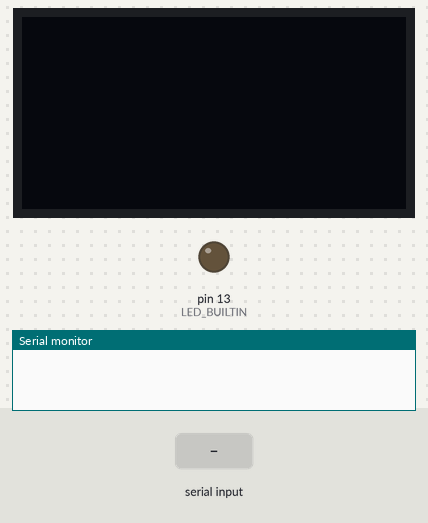
The sketch below on a simulated Arduino Uno, built with avr-gcc and run on an emulated ATmega328P. Parts: 128×64 one-colour display, output pins drawn as LEDs (lit = HIGH), the last lines printed to the serial monitor. The test bench sets the inputs (shaded band). The display library's start-up logo is not drawn.

Above: at 1.2 s.
1.3 s: "*" received over the second serial link
At 2.5 s:
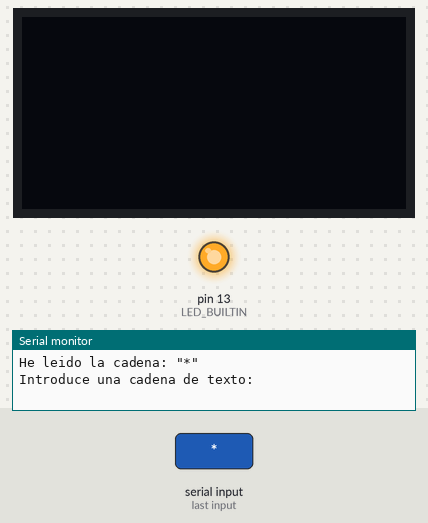
2.8 s: "-" received over the second serial link
At 3.5 s:
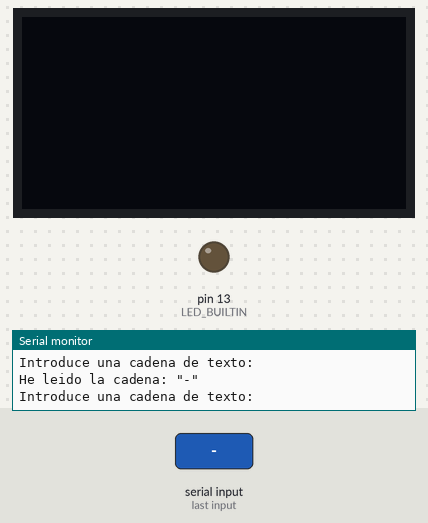
Timing chart, 0 to 5.8 s (numbered marks = the images above; inputs shaded):
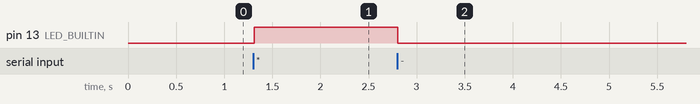

Measured:
- after the input at 1.3 s, pin 13 (LED_BUILTIN): LOW → HIGH at once
- after the input at 2.8 s, pin 13 (LED_BUILTIN): HIGH → LOW at once

The sketch:

slave_funciona_recibe_y_comparradatos_oled_2a.ino
```cpp
//Slaver


#include <Wire.h>
#include <Adafruit_GFX.h>
#include <Adafruit_SSD1306.h>


#include <Arduino.h>
#include <SPI.h>

#define SCREEN_WIDTH 128 // OLED display width, in pixels
#define SCREEN_HEIGHT 64 // OLED display height, in pixels

// Declaration for an SSD1306 display connected to I2C (SDA, SCL pins)
Adafruit_SSD1306 display(SCREEN_WIDTH, SCREEN_HEIGHT, &Wire, -1);


#include <SoftwareSerial.h>
SoftwareSerial ArduinoMaster(2,3);
String msg;
String leido="";


void setup(){


  pinMode(LED_BUILTIN, OUTPUT);
  digitalWrite(LED_BUILTIN, LOW);

  Serial.begin(9600);
  ArduinoMaster.begin(9600);

 if(!display.begin(SSD1306_SWITCHCAPVCC, 0x3C)) { // Address 0x3D for 128x64
    Serial.println(F("SSD1306 allocation failed"));
    for(;;);
  }

}


void loop(){
  readSerialPort();
oled();
leecaracter();


  // Send answer to master
  if(msg!=""){
    Serial.print("Master sent : " );
    Serial.println(msg);
    ArduinoMaster.print(msg);
    msg="";
  }
}
void readSerialPort(){
 while (ArduinoMaster.available()) {
   delay(10);
   if (ArduinoMaster.available() >0) {
     char c = ArduinoMaster.read();  //gets one byte from serial buffer
     msg += c; //makes the string readString

  display.clearDisplay();
   }
 }
 ArduinoMaster.flush();
}


void oled(){
 // display.clearDisplay();

  display.setTextSize(3);
  display.setTextColor(WHITE);
  display.setCursor(0, 10);
  // Display static text
  display.println(msg);
  display.display();

}

void leecaracter(){

 if (ArduinoMaster.available() > 0) {
    leido = ""; //vacio lo leido
    do {
      char caracter_leido;
      delay(5);
      caracter_leido = ArduinoMaster.read();
      leido += caracter_leido;
    }  while (ArduinoMaster.available() > 0);

    Serial.println("He leido la cadena: \"" + leido + "\"");

    if (leido.startsWith("*"))
    //if (leido == "enciende")
      digitalWrite(LED_BUILTIN, HIGH);

    if (leido.startsWith("-"))
    //if (leido == "apaga")
      digitalWrite(LED_BUILTIN, LOW);

    Serial.println("Introduce una cadena de texto: ");
  }


}
```
